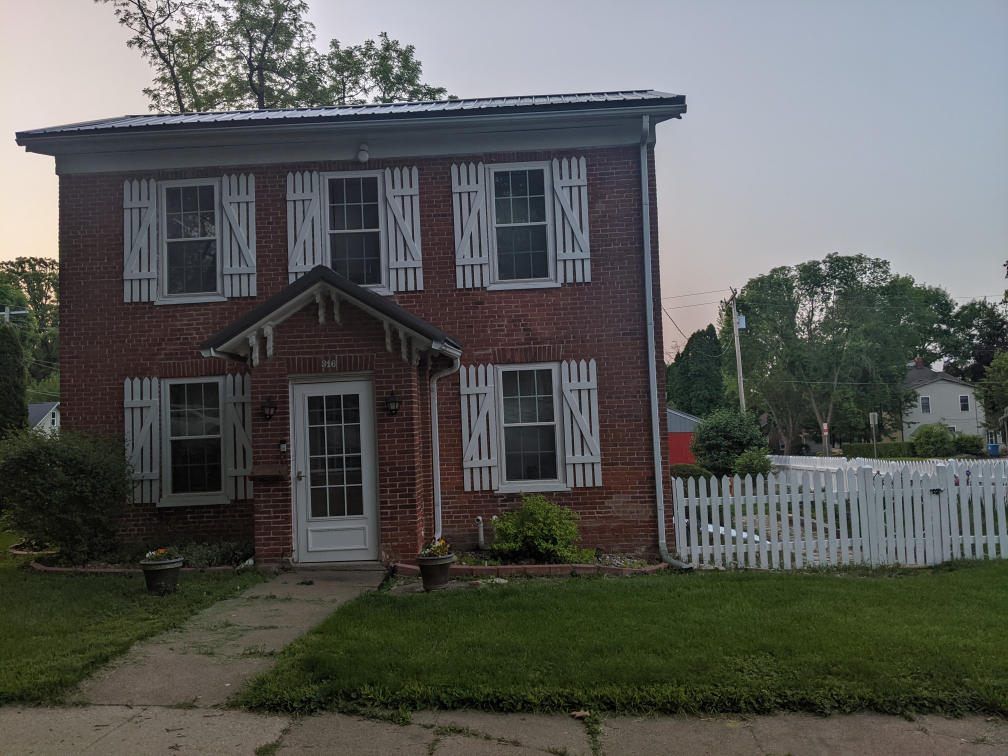
#> input picture images/barn_house.jpg, 4032 x 3024 px, found by its file name (shown at 1/4 size)
$ python nitrateFilmOpenCV.py
#> lines starting #> are read from the running program, lines starting #| are printed output that depends on the picture
#> in main, base_img is the input picture: shape (3024, 4032, 3); mean B, G, R 86.3, 90.4, 88.6
### code/Result.py
import cv2 as cv
import numpy as np
import math

def singleWindow(pics, height=800, width=800, imDim=(800,800), name="default", dtype="h"):
    imDim = imDim[::-1]
    cv.namedWindow(name, cv.WINDOW_NORMAL)
    cv.resizeWindow(name, height, width)
    if type(pics) == list:
        if dtype == "h":
            cv.imshow(name, np.hstack(pics))
        elif dtype == "v":
            cv.imshow(name, np.vstack(pics))
        elif dtype == "s":
            for i in range(len(pics)):
                pics[i] = cv.resize(pics[i],imDim,interpolation = cv.INTER_AREA)
            num_pics = len(pics)
            pics_sqrt = math.sqrt(num_pics)
            if int(pics_sqrt) == pics_sqrt:
                pics_sqrt = int(pics_sqrt)
                photo_square_arr = []
                for i in range(pics_sqrt):
                    photo_square_arr.append(np.hstack(pics[i*pics_sqrt:i*pics_sqrt+pics_sqrt]))
                photo_square = np.vstack(photo_square_arr)
                cv.imshow(name, photo_square)

            else:
                ValueError("Must use a perfect square number of pictures!")
    else:
        cv.imshow(name, pics)
    cv.waitKey(0)
    cv.destroyAllWindows()

# [16 lines left out: functions multiWindow, main, not called in this run]


# [2 lines that do not run on import are left out]

### code/nitrateFilmOpenCV.py
import cv2 as cv
import numpy as np
import Result

def filmFilter(img):
    # Apply Gaussian blur to the input image
    blurred_img = cv.GaussianBlur(img, (31, 31), 0)

    # Convert the blurred image to grayscale
    bwImg = cv.cvtColor(blurred_img, cv.COLOR_BGR2GRAY)
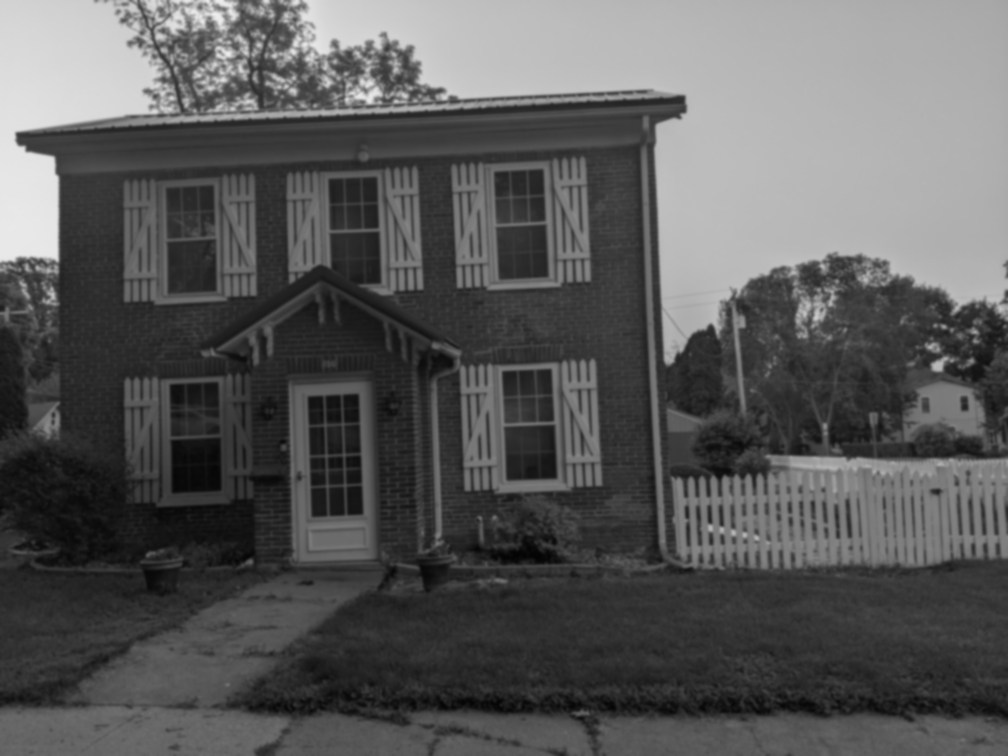
#> bwImg: shape (3024, 4032) (shown at 1/4 size); min 3, max 237, mean 89.4
    # Convert the grayscale image back to BGR (color image)
    bwImg = cv.cvtColor(bwImg, cv.COLOR_GRAY2BGR)
#> bwImg: shape (3024, 4032, 3)

    # Create a yellow layer of the same shape as bwImg
    yellow_layer = np.full(bwImg.shape, (0, 255, 255), np.uint8)

    # Create a tinted image by blending bwImg and yellow_layer
    bwYlwTint = cv.addWeighted(bwImg, 0.85, yellow_layer, 0.15, 0)
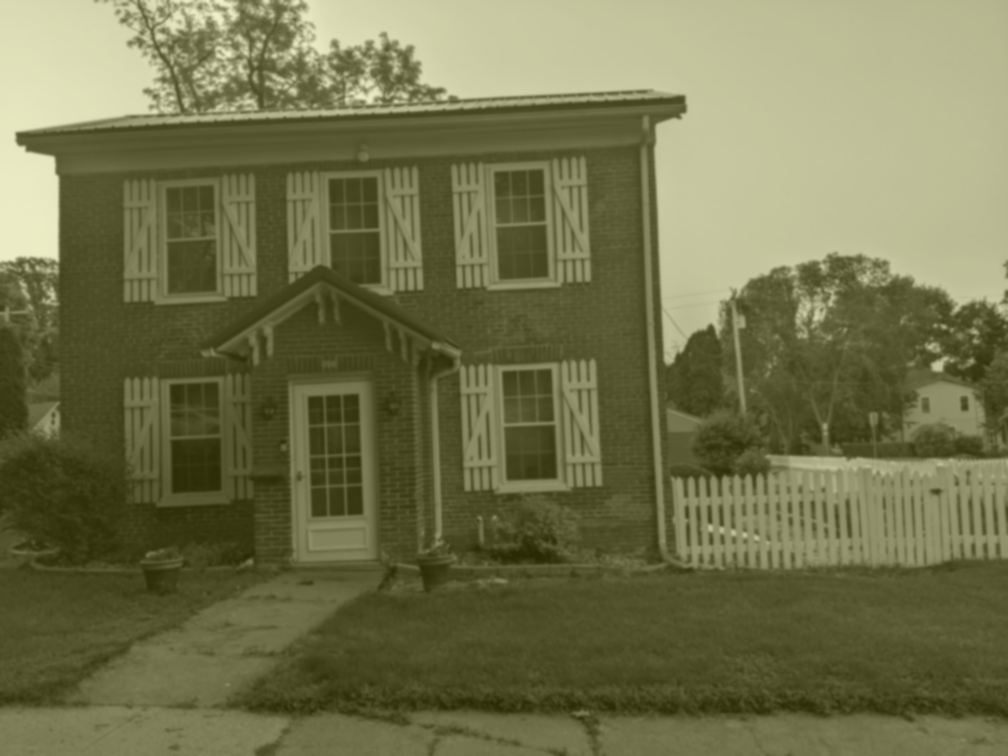
#> bwYlwTint: shape (3024, 4032, 3) (shown at 1/4 size); mean B, G, R 76, 114.2, 114.2

    # Load scratches image
    scratches = cv.imread("./images/dusty3.jpg")
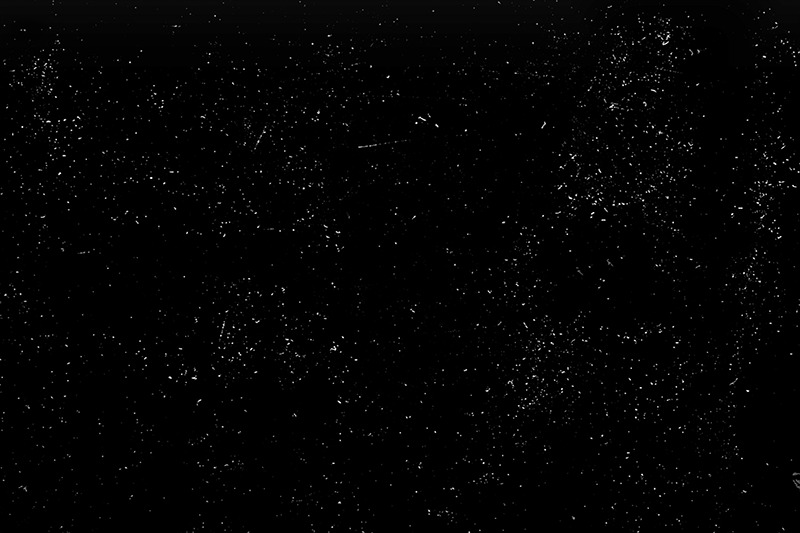
#> input picture images/dusty3.jpg, 800 x 533 px, found by its file name
#> scratches is the input picture: shape (533, 800, 3); min 0, max 255, mean 3.5

    # Get dimensions of bwYlwTint
    bwWdt = bwYlwTint.shape[0]
#> bwWdt = 3024
    bwHght = bwYlwTint.shape[1]
#> bwHght = 4032

    # Resize the scratches image to match the dimensions of bwYlwTint
    resized_scratches = cv.resize(scratches, (bwHght, bwWdt))
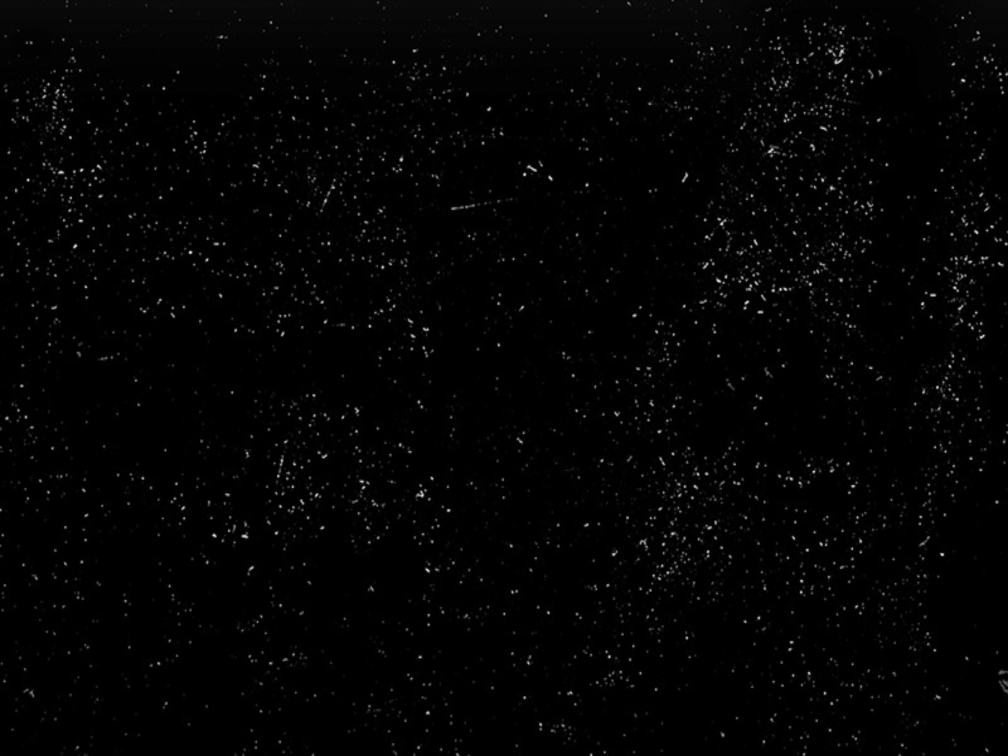
#> resized_scratches: shape (3024, 4032, 3) (shown at 1/4 size); min 0, max 250, mean 3.4

    # Threshold the resized scratches image to create a binary mask
    th, bi_scratches = cv.threshold(resized_scratches, 150, 255, cv.THRESH_TOZERO)
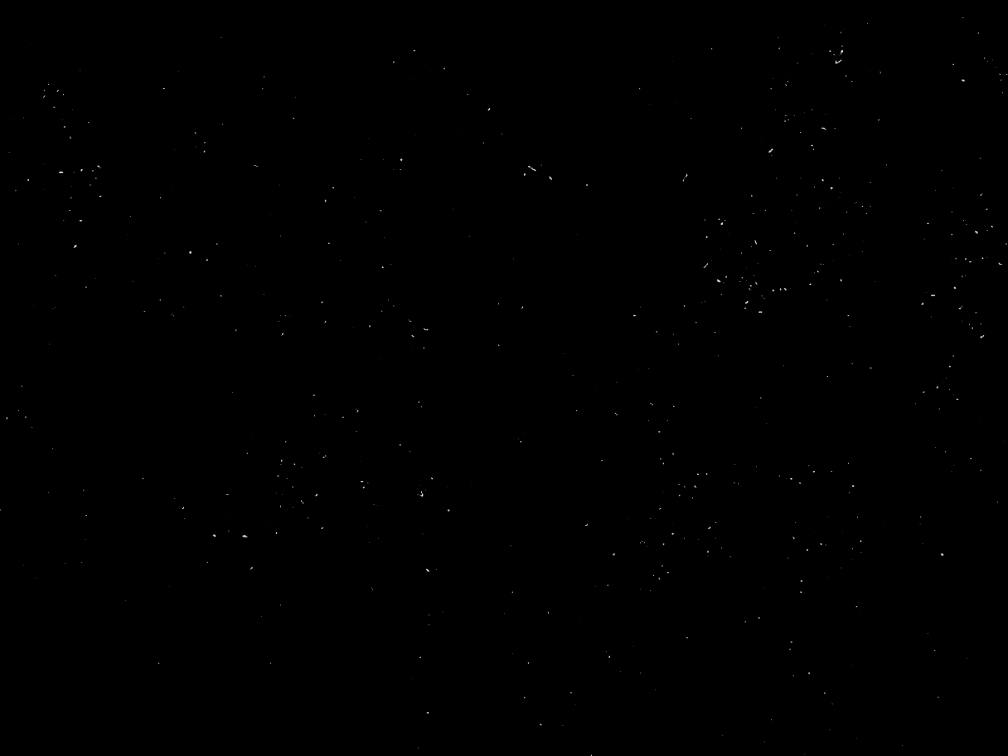
#> bi_scratches: shape (3024, 4032, 3) (shown at 1/4 size); min 0, max 250, mean 0.2

    # Replace areas in bi_scratches where the pixels are black with corresponding pixels from bwYlwTint
    scratched_photo = np.where(bi_scratches == [0, 0, 0], bwYlwTint, bi_scratches)

    return scratched_photo


def main():
    base_img = cv.imread("./images/barn_house.jpg")

    scratched = filmFilter(base_img)

    Result.singleWindow(scratched)

if __name__ == '__main__':
    main()
